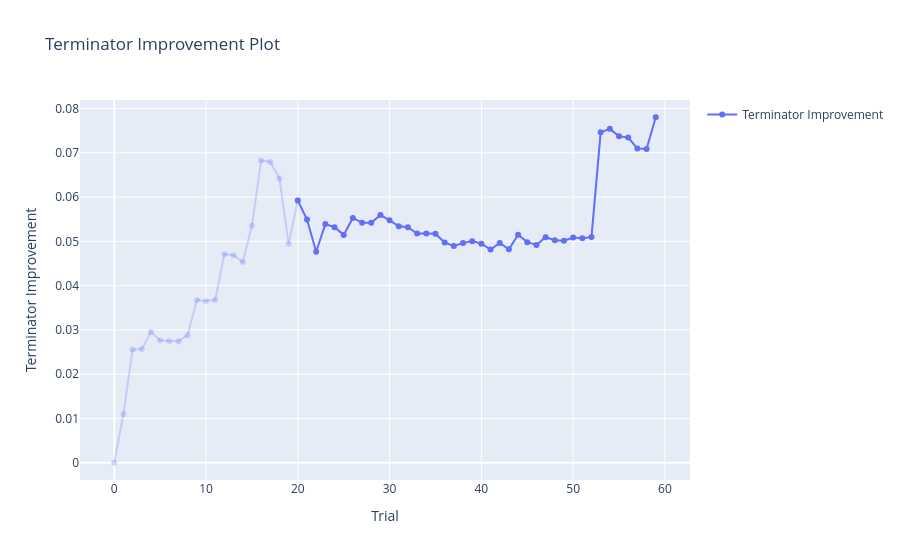

This figure's notebook cell:
### Code cell
optuna.visualization.plot_terminator_improvement(study).show()

### Figure 1 — Plotly figure (JSON) as saved in the notebook; plotly's stock layout.template omitted (floating-point values rounded to 4 significant figures)
{"data": [{"legendgroup": "improvement", "line": {"color": "rgba(99, 110, 250, 0.25)"}, "marker": {"color": "rgba(99, 110, 250, 0.25)"}, "mode": "markers+lines", "name": "Terminator Improvement", "showlegend": false, "type": "scatter", "x": [0, 1, 2, 3, 4, 5, 6, 7, 8, 9, 10, 11, 12, 13, 14, 15, 16, 17, 18, 19, 20], "y": [1.026e-10, 0.01101, 0.02559, 0.02568, 0.02951, 0.02763, 0.0275, 0.02745, 0.02881, 0.03673, 0.03651, 0.03676, 0.0471, 0.04687, 0.04531, 0.0535, 0.06828, 0.06793, 0.06419, 0.04947, 0.05923]}, {"legendgroup": "improvement", "line": {"color": "rgba(99, 110, 250, 1.0)"}, "marker": {"color": "rgba(99, 110, 250, 1.0)"}, "mode": "markers+lines", "name": "Terminator Improvement", "showlegend": true, "type": "scatter", "x": [20, 21, 22, 23, 24, 25, 26, 27, 28, 29, 30, 31, 32, 33, 34, 35, 36, 37, 38, 39, 40, 41, 42, 43, 44, 45, 46, 47, 48, 49, 50, 51, 52, 53, 54, 55, 56, 57, 58, 59], "y": [0.05923, 0.05493, 0.04764, 0.05389, 0.05317, 0.05145, 0.05528, 0.05417, 0.05417, 0.05596, 0.05473, 0.05339, 0.0532, 0.05175, 0.05175, 0.05169, 0.04972, 0.04896, 0.0496, 0.05004, 0.04946, 0.04814, 0.04962, 0.04821, 0.05147, 0.04982, 0.04918, 0.05092, 0.05027, 0.05015, 0.05085, 0.05067, 0.05099, 0.07461, 0.07539, 0.07374, 0.07342, 0.07098, 0.07086, 0.07801]}, {"type": "scatter"}], "layout": {"title": {"text": "Terminator Improvement Plot"}, "xaxis": {"title": {"text": "Trial"}}, "yaxis": {"range": [-0.003901, 0.08191], "title": {"text": "Terminator Improvement"}}}}
